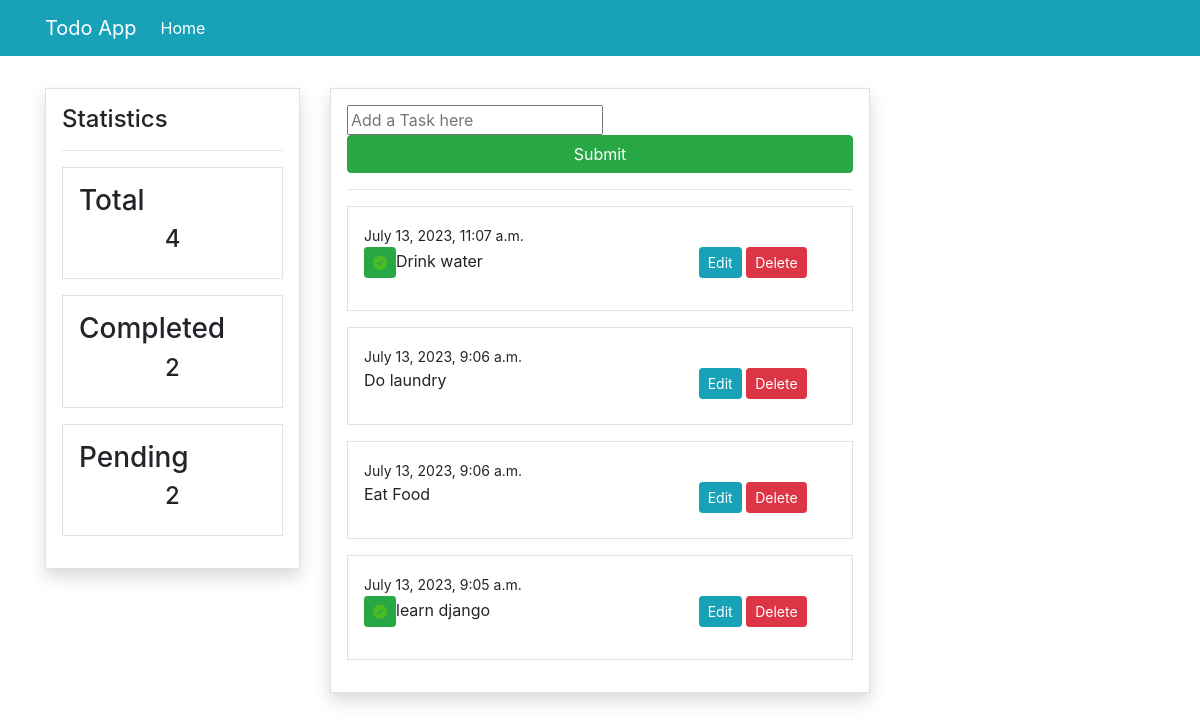
The page / on the database its author committed.
### todoapp/models.py (models this page shows, shortened)
class Task(models.Model):
    content = models.CharField(max_length=100)
    date = models.DateTimeField(auto_now_add=True)
    complete = models.BooleanField(default=False)
    class Meta:
        ordering = ['-date']

### todoapp/views.py (the view)
# urls.py: path('', views.index, name='todo-index'),
def index(request):
    todos=Task.objects.all()
    count_todos = todos.count()
    completed_todo = Task.objects.filter(complete=True)
    count_completed_todo = completed_todo.count()
    count_pending_todo = count_todos - count_completed_todo
    if request.method=="POST":
        form = TaskForm(request.POST)
        if form.is_valid():
            form.save()
            return redirect('/')
    else:
        form = TaskForm()
    context ={
        'todos': todos,
        'form': form,
        'count_todos' : count_todos,
        'count_completed_todo' : count_completed_todo,
        'count_pending_todo': count_pending_todo,
    }
    return render(request, 'todo/index.html', context)

### todoapp/forms.py
class TaskForm(forms.ModelForm):
    content = forms.CharField(label='', widget=forms.TextInput(attrs={'placeholder': 'Add a Task here'}))
    class Meta:
        model = Task
        fields = ['content']

### templates/todo/index.html (shortened to what this page needs)
{% extends 'partials/base.html'%}
{% block content %}
    <div class="border p-3 shadow">
        <form method="POST">
            {{ form }}
            <input class="btn btn-success btn-block"  type="submit" value="Submit">
        </form>
        <hr>
        {% for todo in todos %}
        <div class="border p-3 mb-3">
            <small>{{ todo.date }}</small>
            <div class="row">
                <div class="col-md-8">
                    {% if todo.complete == True%}
                    <p><span class="btn btn-success btn-sm"><i class="fa-solid fa-circle-check" style="color: #4dbc24;"></i></span>{{ todo.content }}</p>
                    {% else %}
                    <p>{{ todo.content }}</p>
                    {% endif %}
                </div>
                <div class="col-md-4">
                    <a class="btn btn-info btn-sm" href="{% url 'todo-update' todo.id %}">Edit</a>
                    <a class="btn btn-danger btn-sm" href="{% url 'todo-delete' todo.id %}">Delete</a>
                </div>
            </div>
        </div>
        {% endfor %}
    </div>
{% endblock %}

### templates/partials/base.html (shortened to what this page needs)
<!doctype html>
<html lang="en">
  <head>
    <link rel="stylesheet" href="https://cdn.jsdelivr.net/npm/bootstrap@4.6.2/dist/css/bootstrap.min.css">
  </head>
  <body>
    {% include 'partials/nav.html' %}
    <div class="container">
        <div class="row mt-3 pt-3">
            <div class="col-md-3">
                {% include 'partials/aside.html' %}
            </div>
            <div class="col-md-6">
                {% block content %}
                {% endblock %}
            </div>
            <div class="col-md-3">
            </div>
        </div>
    </div>
  </body>
</html>

### templates/partials/nav.html (shortened to what this page needs)
<nav class="navbar navbar-expand-lg navbar-info bg-info">
  <div class="container">
    <a class="navbar-brand text-white" href="#">Todo App</a>
    <div class="collapse navbar-collapse" id="navbarSupportedContent">
      <ul class="navbar-nav mr-auto">
        <li class="nav-item active">
          <a class="nav-link text-white" href="{% url 'todo-index' %}"
            >Home <span class="sr-only">(current)</span></a
          >
        </li>
    </ul>
    </div>
  </div>
</nav>

### templates/partials/aside.html
<div class="border p-3 shadow">
    <h4>Statistics</h4>
    <hr>
    <div class="border p-3 mb-3">
        <h3>Total</h3>
        <h4 class="text-center">{{ count_todos }}</h4>
    </div>
    <div class="border p-3 mb-3">
        <h3>Completed</h3>
        <h4 class="text-center">{{count_completed_todo}}</h4>
    </div>
    <div class="border p-3 mb-3">
        <h3>Pending</h3>
        <h4 class="text-center">{{ count_pending_todo }}</h4>
    </div>
</div>

### rows shown on the page
Task: date "July 13, 2023, 11:07 a.m.", content "Drink water"
Task: date "July 13, 2023, 9:06 a.m.", content "Do laundry"
Task: date "July 13, 2023, 9:06 a.m.", content "Eat Food"
Task: date "July 13, 2023, 9:05 a.m.", content "learn django"

### other values the page prints
{{ count_todos }} "4"
{{ count_completed_todo }} "2"
{{ count_pending_todo }} "2"
